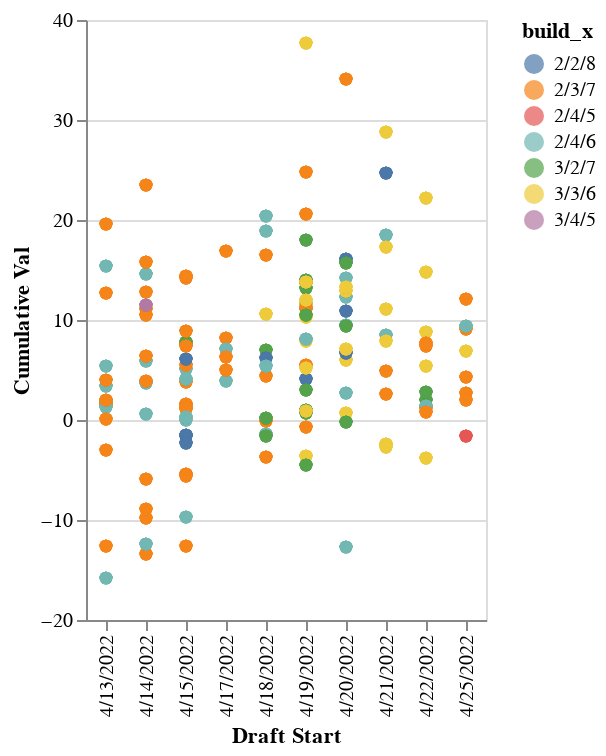

Notebook code for this chart:
### Code cell
#Team Build by draft date, with cumulative ADP value

alt.Chart(df1).mark_circle(size=40).encode(
    x='Draft Start',
    y='Cumulative Val',
    color='build_x',
    tooltip=['Draft Start','Team', 'build_x', 'Cumulative Val']
).interactive()

### Figure 1 — Vega-Lite specification as saved in the notebook (floating-point values rounded to 4 significant figures; data arrays with more than 128 entries replaced by an {"elided": "..."} marker saying what was removed)
{"config": {"view": {"continuousWidth": 400, "continuousHeight": 300}}, "data": {"name": "data-e6429e704abd7e45f47a8331a8ab4e14"}, "mark": {"type": "circle", "size": 40}, "encoding": {"color": {"field": "build_x", "type": "nominal"}, "tooltip": [{"field": "Draft Start", "type": "nominal"}, {"field": "Team", "type": "quantitative"}, {"field": "build_x", "type": "nominal"}, {"field": "Cumulative Val", "type": "quantitative"}], "x": {"field": "Draft Start", "type": "nominal"}, "y": {"field": "Cumulative Val", "type": "quantitative"}}, "selection": {"selector001": {"type": "interval", "bind": "scales", "encodings": ["x", "y"]}}, "$schema": "https://vega.github.io/schema/vega-lite/v4.17.0.json", "datasets": {"data-e6429e704abd7e45f47a8331a8ab4e14": {"elided": "1800 records"}}}
